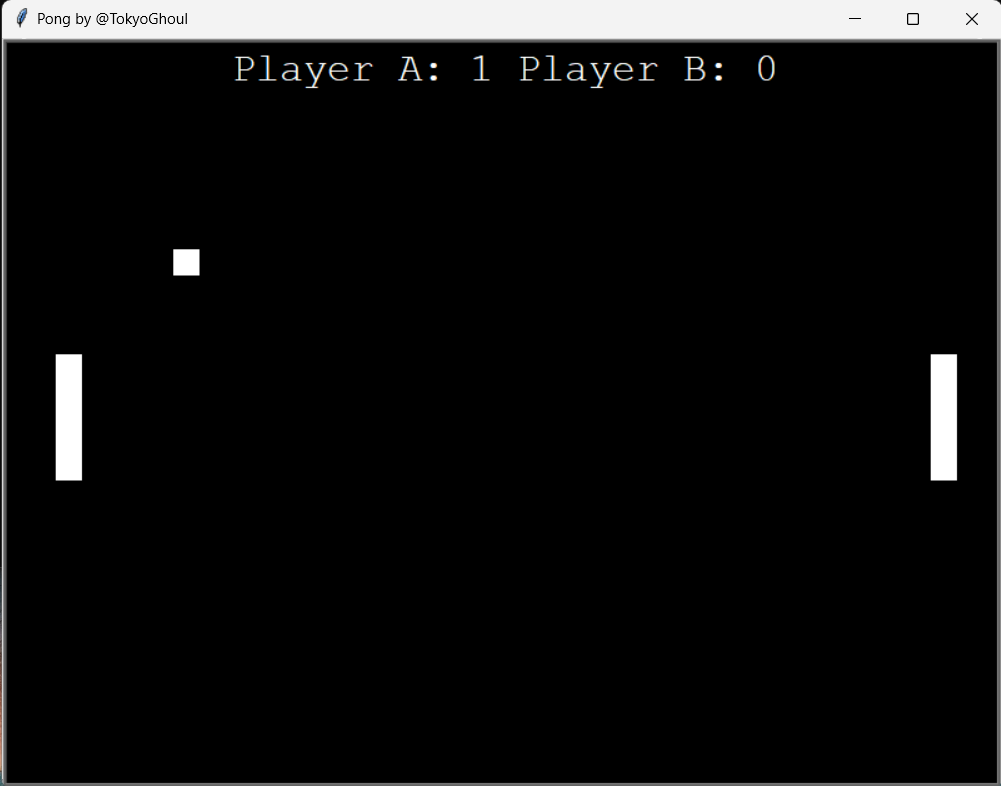

This figure's Python source:
import turtle
import random
wn = turtle.Screen()
wn.title("Pong by @TokyoGhoul")
wn.bgcolor("black")
wn.setup(width=800, height=600)
wn.tracer(0)

#score
score_a = 0
score_b = 0

#paddle A
paddle_a = turtle.Turtle()
paddle_a.speed(0)
paddle_a.shape("square")
paddle_a.color("white")
paddle_a.shapesize(stretch_wid=5, stretch_len=1)
paddle_a.penup()
paddle_a.goto(-350,0)

#paddle B
paddle_b = turtle.Turtle()
paddle_b.speed(0)
paddle_b.shape("square")
paddle_b.color("white")
paddle_b.shapesize(stretch_wid=5, stretch_len=1)
paddle_b.penup()
paddle_b.goto(350,0)

#ball
ball = turtle.Turtle()
ball.speed(0)
ball.shape("square")
ball.color("white")
ball.penup()
ball.goto(0,0)
ball.dx = 0.1
ball.dy = -0.1

#pen
pen = turtle.Turtle()
pen.speed(0)
pen.color("white")
pen.penup()
pen.hideturtle()
pen.goto(0, 260)
pen.write("Player A: 0 Player B: 0", align="center", font=("Courier", 24, "normal"))

#function of paddles
def paddle_b_up():
    y = paddle_b.ycor()
    if y < 250:
        y += 20
        paddle_b.sety(y)

def paddle_b_down():
    y = paddle_b.ycor()
    if y > -250:
        y -= 20
        paddle_b.sety(y)
def paddle_a_up():
    y = paddle_a.ycor()
    if y < 250:
        y += 20
        paddle_a.sety(y)

def paddle_a_down():
    y = paddle_a.ycor()
    if y > -250:
        y -= 20
        paddle_a.sety(y)

#keyboard binding
wn.listen()
wn.onkeypress(paddle_a_up, "w")
wn.onkeypress(paddle_a_down, "s")
wn.onkeypress(paddle_b_up, "Up")
wn.onkeypress(paddle_b_down, "Down")
#main game loop
while(True):
    wn.update()
    #move the ball
    ball.setx(ball.xcor() + ball.dx)
    ball.sety(ball.ycor() + ball.dy)

    if ball.ycor() > 290:
        ball.sety(290)
        ball.dy *= -1

    if ball.ycor() < -290:
        ball.sety(-290)
        ball.dy *= -1

    if ball.xcor() > 390:
        ball.goto(390,ball.ycor())
        ball.dx *= -1
        score_a +=1
        pen.clear()
        pen.write("Player A: {} Player B: {}".format(score_a, score_b), align="center", font=("Courier", 24, "normal"))

    if ball.xcor() < -390:
        ball.goto(-390,ball.ycor()) 
        ball.dx *= -1
        score_b += 1
        pen.clear()
        pen.write("Player A: {} Player B: {}".format(score_a, score_b), align="center", font=("Courier", 24, "normal"))
        
    #paddle and ball collisions
    if (ball.xcor() > 340 and ball.xcor()< 350) and (ball.ycor() < paddle_b.ycor() + 40 and ball.ycor() > paddle_b.ycor() -40):
        ball.setx(340)
        ball.dx *= -1

    if (ball.xcor() < -340 and ball.xcor()> -350) and (ball.ycor() < paddle_a.ycor() + 40 and ball.ycor() > paddle_a.ycor() -40):
        ball.setx(-340)
        ball.dx *= -1
        
    if ball.xcor() == 0 and ball.ycor() == 0:
        firstDirection = random.randint(0,3)
        if firstDirection == 1:
            ball.dx *= -1
            ball.dy *= 1
        elif firstDirection == 2:
            ball.dx *= 1
            ball.dy *= -1
        elif firstDirection == 3:
            ball.dx *= -1
            ball.dy *= -1
    paddle_a_up
    paddle_a_down
    paddle_b_up
    paddle_b_down
wn.mainloop()




























        
    
